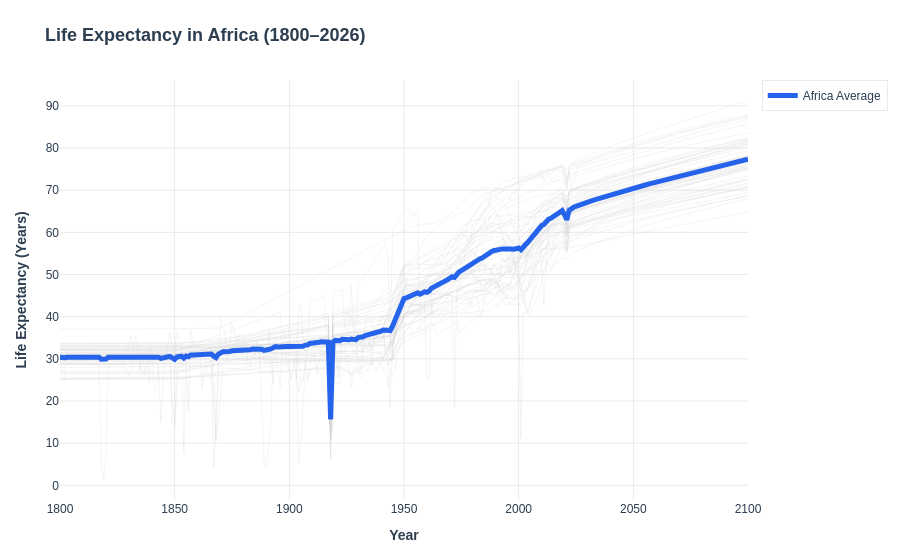

This figure's notebook cell:
### Code cell
fig = go.Figure()

# Individual countries
for country, df in africa.groupby("name"):
    fig.add_trace(
        go.Scatter(
            x=df["year"],
            y=df["life_expectancy"],
            mode="lines",
            line=dict(width=1, color="lightgray"),
            opacity=0.25,
            showlegend=False,
            hoverinfo="skip"
        )
    )

# Continental average
fig.add_trace(
    go.Scatter(
        x=africa_avg["year"],
        y=africa_avg["life_expectancy"],
        mode="lines",
        name="Africa Average",
        line=dict(color="#2563EB", width=5)
    )
)

fig = style_figure(
    fig,
    "Life Expectancy in Africa (1800–2026)",
    "Year",
    "Life Expectancy (Years)"
)

fig.show()

### Figure 1 — Plotly figure (JSON) as saved in the notebook; plotly's stock layout.template omitted (floating-point values rounded to 4 significant figures; data arrays with more than 128 entries replaced by an {"elided": "..."} marker saying what was removed)
{"data": [{"hoverinfo": "skip", "line": {"color": "lightgray", "width": 1}, "mode": "lines", "opacity": 0.25, "showlegend": false, "type": "scatter", "x": {"elided": "301 int values"}, "y": {"elided": "301 float values"}}, {"hoverinfo": "skip", "line": {"color": "lightgray", "width": 1}, "mode": "lines", "opacity": 0.25, "showlegend": false, "type": "scatter", "x": {"elided": "301 int values"}, "y": {"elided": "301 float values"}}, {"hoverinfo": "skip", "line": {"color": "lightgray", "width": 1}, "mode": "lines", "opacity": 0.25, "showlegend": false, "type": "scatter", "x": {"elided": "301 int values"}, "y": {"elided": "301 float values"}}, {"hoverinfo": "skip", "line": {"color": "lightgray", "width": 1}, "mode": "lines", "opacity": 0.25, "showlegend": false, "type": "scatter", "x": {"elided": "301 int values"}, "y": {"elided": "301 float values"}}, {"hoverinfo": "skip", "line": {"color": "lightgray", "width": 1}, "mode": "lines", "opacity": 0.25, "showlegend": false, "type": "scatter", "x": {"elided": "301 int values"}, "y": {"elided": "301 float values"}}, {"hoverinfo": "skip", "line": {"color": "lightgray", "width": 1}, "mode": "lines", "opacity": 0.25, "showlegend": false, "type": "scatter", "x": {"elided": "301 int values"}, "y": {"elided": "301 float values"}}, {"hoverinfo": "skip", "line": {"color": "lightgray", "width": 1}, "mode": "lines", "opacity": 0.25, "showlegend": false, "type": "scatter", "x": {"elided": "301 int values"}, "y": {"elided": "301 float values"}}, {"hoverinfo": "skip", "line": {"color": "lightgray", "width": 1}, "mode": "lines", "opacity": 0.25, "showlegend": false, "type": "scatter", "x": {"elided": "301 int values"}, "y": {"elided": "301 float values"}}, {"hoverinfo": "skip", "line": {"color": "lightgray", "width": 1}, "mode": "lines", "opacity": 0.25, "showlegend": false, "type": "scatter", "x": {"elided": "301 int values"}, "y": {"elided": "301 float values"}}, {"hoverinfo": "skip", "line": {"color": "lightgray", "width": 1}, "mode": "lines", "opacity": 0.25, "showlegend": false, "type": "scatter", "x": {"elided": "301 int values"}, "y": {"elided": "301 float values"}}, {"hoverinfo": "skip", "line": {"color": "lightgray", "width": 1}, "mode": "lines", "opacity": 0.25, "showlegend": false, "type": "scatter", "x": {"elided": "301 int values"}, "y": {"elided": "301 float values"}}, {"hoverinfo": "skip", "line": {"color": "lightgray", "width": 1}, "mode": "lines", "opacity": 0.25, "showlegend": false, "type": "scatter", "x": {"elided": "301 int values"}, "y": {"elided": "301 float values"}}, {"hoverinfo": "skip", "line": {"color": "lightgray", "width": 1}, "mode": "lines", "opacity": 0.25, "showlegend": false, "type": "scatter", "x": {"elided": "301 int values"}, "y": {"elided": "301 float values"}}, {"hoverinfo": "skip", "line": {"color": "lightgray", "width": 1}, "mode": "lines", "opacity": 0.25, "showlegend": false, "type": "scatter", "x": {"elided": "301 int values"}, "y": {"elided": "301 float values"}}, {"hoverinfo": "skip", "line": {"color": "lightgray", "width": 1}, "mode": "lines", "opacity": 0.25, "showlegend": false, "type": "scatter", "x": {"elided": "301 int values"}, "y": {"elided": "301 float values"}}, {"hoverinfo": "skip", "line": {"color": "lightgray", "width": 1}, "mode": "lines", "opacity": 0.25, "showlegend": false, "type": "scatter", "x": {"elided": "301 int values"}, "y": {"elided": "301 float values"}}, {"hoverinfo": "skip", "line": {"color": "lightgray", "width": 1}, "mode": "lines", "opacity": 0.25, "showlegend": false, "type": "scatter", "x": {"elided": "301 int values"}, "y": {"elided": "301 float values"}}, {"hoverinfo": "skip", "line": {"color": "lightgray", "width": 1}, "mode": "lines", "opacity": 0.25, "showlegend": false, "type": "scatter", "x": {"elided": "301 int values"}, "y": {"elided": "301 float values"}}, {"hoverinfo": "skip", "line": {"color": "lightgray", "width": 1}, "mode": "lines", "opacity": 0.25, "showlegend": false, "type": "scatter", "x": {"elided": "301 int values"}, "y": {"elided": "301 float values"}}, {"hoverinfo": "skip", "line": {"color": "lightgray", "width": 1}, "mode": "lines", "opacity": 0.25, "showlegend": false, "type": "scatter", "x": {"elided": "301 int values"}, "y": {"elided": "301 float values"}}, {"hoverinfo": "skip", "line": {"color": "lightgray", "width": 1}, "mode": "lines", "opacity": 0.25, "showlegend": false, "type": "scatter", "x": {"elided": "301 int values"}, "y": {"elided": "301 float values"}}, {"hoverinfo": "skip", "line": {"color": "lightgray", "width": 1}, "mode": "lines", "opacity": 0.25, "showlegend": false, "type": "scatter", "x": {"elided": "301 int values"}, "y": {"elided": "301 float values"}}, {"hoverinfo": "skip", "line": {"color": "lightgray", "width": 1}, "mode": "lines", "opacity": 0.25, "showlegend": false, "type": "scatter", "x": {"elided": "301 int values"}, "y": {"elided": "301 float values"}}, {"hoverinfo": "skip", "line": {"color": "lightgray", "width": 1}, "mode": "lines", "opacity": 0.25, "showlegend": false, "type": "scatter", "x": {"elided": "301 int values"}, "y": {"elided": "301 float values"}}, {"hoverinfo": "skip", "line": {"color": "lightgray", "width": 1}, "mode": "lines", "opacity": 0.25, "showlegend": false, "type": "scatter", "x": {"elided": "301 int values"}, "y": {"elided": "301 float values"}}, {"hoverinfo": "skip", "line": {"color": "lightgray", "width": 1}, "mode": "lines", "opacity": 0.25, "showlegend": false, "type": "scatter", "x": {"elided": "301 int values"}, "y": {"elided": "301 float values"}}, {"hoverinfo": "skip", "line": {"color": "lightgray", "width": 1}, "mode": "lines", "opacity": 0.25, "showlegend": false, "type": "scatter", "x": {"elided": "301 int values"}, "y": {"elided": "301 float values"}}, {"hoverinfo": "skip", "line": {"color": "lightgray", "width": 1}, "mode": "lines", "opacity": 0.25, "showlegend": false, "type": "scatter", "x": {"elided": "301 int values"}, "y": {"elided": "301 float values"}}, {"hoverinfo": "skip", "line": {"color": "lightgray", "width": 1}, "mode": "lines", "opacity": 0.25, "showlegend": false, "type": "scatter", "x": {"elided": "301 int values"}, "y": {"elided": "301 float values"}}, {"hoverinfo": "skip", "line": {"color": "lightgray", "width": 1}, "mode": "lines", "opacity": 0.25, "showlegend": false, "type": "scatter", "x": {"elided": "301 int values"}, "y": {"elided": "301 float values"}}, {"hoverinfo": "skip", "line": {"color": "lightgray", "width": 1}, "mode": "lines", "opacity": 0.25, "showlegend": false, "type": "scatter", "x": {"elided": "301 int values"}, "y": {"elided": "301 float values"}}, {"hoverinfo": "skip", "line": {"color": "lightgray", "width": 1}, "mode": "lines", "opacity": 0.25, "showlegend": false, "type": "scatter", "x": {"elided": "301 int values"}, "y": {"elided": "301 float values"}}, {"hoverinfo": "skip", "line": {"color": "lightgray", "width": 1}, "mode": "lines", "opacity": 0.25, "showlegend": false, "type": "scatter", "x": {"elided": "301 int values"}, "y": {"elided": "301 float values"}}, {"hoverinfo": "skip", "line": {"color": "lightgray", "width": 1}, "mode": "lines", "opacity": 0.25, "showlegend": false, "type": "scatter", "x": {"elided": "301 int values"}, "y": {"elided": "301 float values"}}, {"hoverinfo": "skip", "line": {"color": "lightgray", "width": 1}, "mode": "lines", "opacity": 0.25, "showlegend": false, "type": "scatter", "x": {"elided": "301 int values"}, "y": {"elided": "301 float values"}}, {"hoverinfo": "skip", "line": {"color": "lightgray", "width": 1}, "mode": "lines", "opacity": 0.25, "showlegend": false, "type": "scatter", "x": {"elided": "301 int values"}, "y": {"elided": "301 float values"}}, {"hoverinfo": "skip", "line": {"color": "lightgray", "width": 1}, "mode": "lines", "opacity": 0.25, "showlegend": false, "type": "scatter", "x": {"elided": "301 int values"}, "y": {"elided": "301 float values"}}, {"hoverinfo": "skip", "line": {"color": "lightgray", "width": 1}, "mode": "lines", "opacity": 0.25, "showlegend": false, "type": "scatter", "x": {"elided": "301 int values"}, "y": {"elided": "301 float values"}}, {"hoverinfo": "skip", "line": {"color": "lightgray", "width": 1}, "mode": "lines", "opacity": 0.25, "showlegend": false, "type": "scatter", "x": {"elided": "301 int values"}, "y": {"elided": "301 float values"}}, {"hoverinfo": "skip", "line": {"color": "lightgray", "width": 1}, "mode": "lines", "opacity": 0.25, "showlegend": false, "type": "scatter", "x": {"elided": "301 int values"}, "y": {"elided": "301 float values"}}, {"hoverinfo": "skip", "line": {"color": "lightgray", "width": 1}, "mode": "lines", "opacity": 0.25, "showlegend": false, "type": "scatter", "x": {"elided": "301 int values"}, "y": {"elided": "301 float values"}}, {"hoverinfo": "skip", "line": {"color": "lightgray", "width": 1}, "mode": "lines", "opacity": 0.25, "showlegend": false, "type": "scatter", "x": {"elided": "301 int values"}, "y": {"elided": "301 float values"}}, {"hoverinfo": "skip", "line": {"color": "lightgray", "width": 1}, "mode": "lines", "opacity": 0.25, "showlegend": false, "type": "scatter", "x": {"elided": "301 int values"}, "y": {"elided": "301 float values"}}, {"hoverinfo": "skip", "line": {"color": "lightgray", "width": 1}, "mode": "lines", "opacity": 0.25, "showlegend": false, "type": "scatter", "x": {"elided": "301 int values"}, "y": {"elided": "301 float values"}}, {"hoverinfo": "skip", "line": {"color": "lightgray", "width": 1}, "mode": "lines", "opacity": 0.25, "showlegend": false, "type": "scatter", "x": {"elided": "301 int values"}, "y": {"elided": "301 float values"}}, {"hoverinfo": "skip", "line": {"color": "lightgray", "width": 1}, "mode": "lines", "opacity": 0.25, "showlegend": false, "type": "scatter", "x": {"elided": "301 int values"}, "y": {"elided": "301 float values"}}, {"hoverinfo": "skip", "line": {"color": "lightgray", "width": 1}, "mode": "lines", "opacity": 0.25, "showlegend": false, "type": "scatter", "x": {"elided": "301 int values"}, "y": {"elided": "301 float values"}}, {"hoverinfo": "skip", "line": {"color": "lightgray", "width": 1}, "mode": "lines", "opacity": 0.25, "showlegend": false, "type": "scatter", "x": {"elided": "301 int values"}, "y": {"elided": "301 float values"}}, {"hoverinfo": "skip", "line": {"color": "lightgray", "width": 1}, "mode": "lines", "opacity": 0.25, "showlegend": false, "type": "scatter", "x": {"elided": "301 int values"}, "y": {"elided": "301 float values"}}, {"hoverinfo": "skip", "line": {"color": "lightgray", "width": 1}, "mode": "lines", "opacity": 0.25, "showlegend": false, "type": "scatter", "x": {"elided": "301 int values"}, "y": {"elided": "301 float values"}}, {"line": {"color": "#2563EB", "width": 5}, "mode": "lines", "name": "Africa Average", "type": "scatter", "x": {"elided": "301 int values"}, "y": {"elided": "301 float values"}}], "layout": {"font": {"color": "#2C3E50", "family": "Arial, sans-serif", "size": 12}, "legend": {"bgcolor": "rgba(255, 255, 255, 0.8)", "bordercolor": "#EAEAEA", "borderwidth": 1}, "margin": {"b": 60, "l": 60, "r": 40, "t": 80}, "paper_bgcolor": "white", "plot_bgcolor": "white", "showlegend": true, "title": {"font": {"color": "#2C3E50", "size": 18}, "text": "<b>Life Expectancy in Africa (1800–2026)</b>", "x": 0.05, "xanchor": "left", "y": 0.95, "yanchor": "top"}, "xaxis": {"color": "#2C3E50", "gridcolor": "#EAEAEA", "showgrid": true, "title": {"text": "<b>Year</b>"}, "zeroline": false}, "yaxis": {"color": "#2C3E50", "gridcolor": "#EAEAEA", "showgrid": true, "title": {"text": "<b>Life Expectancy (Years)</b>"}, "zeroline": false}}}
